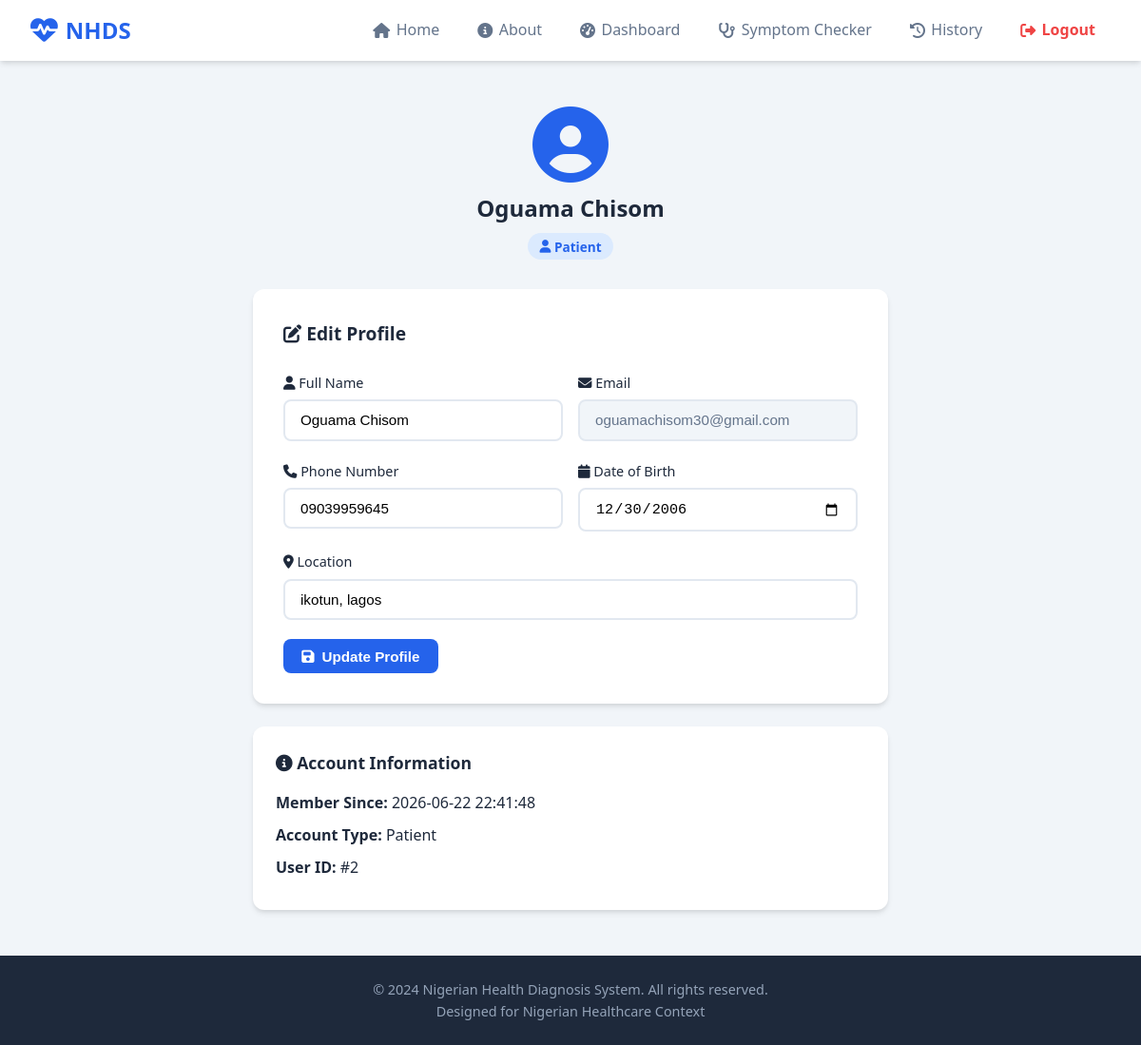
Screenshot of /profile (signed in) with the database file from the repository.
### tables this page shows
CREATE TABLE users (user_id INTEGER PRIMARY KEY AUTOINCREMENT, full_name TEXT NOT NULL, email TEXT UNIQUE NOT NULL, password_hash TEXT NOT NULL, phone_no TEXT, location TEXT, date_of_birth TEXT, user_type TEXT DEFAULT "patient", created_at TIMESTAMP DEFAULT CURRENT_TIMESTAMP);

### app.py (the view, shortened to what this page needs)
@app.route('/profile', methods=['GET', 'POST'])
@login_required
def profile():
    if session.get('user_type') == 'admin':
        return redirect(url_for('admin_dashboard'))
    db = get_db()
    cursor = db.execute('SELECT * FROM users WHERE user_id = ?', (session['user_id'],))
    user = cursor.fetchone()
    return render_template('user/profile.html', user=user)

### app.py (called while the page is built)
def get_db():
    if 'db' not in g:
        g.db = sqlite3.connect(app.config['DATABASE'])
        g.db.row_factory = sqlite3.Row
    return g.db

def login_required(f):
    @wraps(f)
    def decorated_function(*args, **kwargs):
        if 'user_id' not in session:
            flash('Please log in to access this page.', 'warning')
            return redirect(url_for('login'))
        return f(*args, **kwargs)
    return decorated_function

### templates/user/profile.html (shortened to what this page needs)
{% extends "base.html" %}
{% block content %}
<section class="profile-section">
    <div class="profile-header">
        <div class="profile-avatar">
            <i class="fas fa-user-circle"></i>
        </div>
        <h1>{{ user['full_name'] }}</h1>
        <span class="profile-badge"><i class="fas fa-user"></i> Patient</span>
    </div>
    <div class="profile-card">
        <h2><i class="fas fa-edit"></i> Edit Profile</h2>
        <form method="POST" action="{{ url_for('profile') }}" class="profile-form">
            <div class="form-row">
                <div class="form-group">
                    <label><i class="fas fa-user"></i> Full Name</label>
                    <input type="text" name="full_name" value="{{ user['full_name'] }}" required>
                </div>
                <div class="form-group">
                    <label><i class="fas fa-envelope"></i> Email</label>
                    <input type="email" value="{{ user['email'] }}" disabled>
                </div>
            </div>
            <div class="form-row">
                <div class="form-group">
                    <label><i class="fas fa-phone"></i> Phone Number</label>
                    <input type="tel" name="phone_no" value="{{ user['phone_no'] or '' }}" placeholder="+234...">
                </div>
                <div class="form-group">
                    <label><i class="fas fa-calendar"></i> Date of Birth</label>
                    <input type="date" name="date_of_birth" value="{{ user['date_of_birth'] or '' }}">
                </div>
            </div>
            <div class="form-group">
                <label><i class="fas fa-map-marker-alt"></i> Location</label>
                <input type="text" name="location" value="{{ user['location'] or '' }}" placeholder="State/LGA">
            </div>
            <button type="submit" class="btn btn-primary">
                <i class="fas fa-save"></i> Update Profile
            </button>
        </form>
    </div>
    <div class="profile-info">
        <div class="info-card">
            <h3><i class="fas fa-info-circle"></i> Account Information</h3>
            <p><strong>Member Since:</strong> {{ user['created_at'] }}</p>
            <p><strong>Account Type:</strong> Patient</p>
            <p><strong>User ID:</strong> #{{ user['user_id'] }}</p>
        </div>
    </div>
</section>
{% endblock %}

### static/css/style.css (style rules this page uses)
:root { --primary: #2563eb; --primary-dark: #1d4ed8; --primary-light: #dbeafe; --secondary: #64748b; --success: #10b981; --danger: #ef4444; --warning: #f59e0b; --info: #3b82f6; --dark: #1e293b; --light: #f8fafc; --white: #ffffff; --gray-100: #f1f5f9; --gray-200: #e2e8f0; --gray-300: #cbd5e1; --gray-400: #94a3b8; --gray-500: #64748b; --shadow: 0 4px 6px -1px rgba(0,0,0,0.1), 0 2px 4px -1px rgba(0,0,0,0.06); --shadow-lg: 0 10px 15px -3px rgba(0,0,0,0.1), 0 4px 6px -2px rgba(0,0,0,0.05); --radius: 12px; --radius-sm: 8px; --transition: all 0.3s ease; }
* { margin: 0; padding: 0; box-sizing: border-box; }
body { font-family: 'Segoe UI', system-ui, -apple-system, sans-serif; background: var(--gray-100); color: var(--dark); line-height: 1.6; min-height: 100vh; display: flex; flex-direction: column; }
.btn { display: inline-flex; align-items: center; justify-content: center; gap: 0.5rem; padding: 0.6rem 1.2rem; border-radius: var(--radius-sm); border: none; font-size: 0.95rem; font-weight: 600; cursor: pointer; transition: var(--transition); }
.btn-primary { background: var(--primary); color: var(--white); }
.form-row { display: grid; grid-template-columns: 1fr 1fr; gap: 1rem; }
.profile-section { padding: 1rem; max-width: 700px; margin: 0 auto; }
.profile-header { text-align: center; margin-bottom: 2rem; }
.profile-avatar i { font-size: 5rem; color: var(--primary); }
.profile-header h1 { margin: 0.5rem 0; }
.profile-badge { background: var(--primary-light); color: var(--primary); padding: 0.3rem 0.8rem; border-radius: 20px; font-size: 0.85rem; font-weight: 600; }
.profile-card { background: var(--white); padding: 2rem; border-radius: var(--radius); box-shadow: var(--shadow); margin-bottom: 1.5rem; }
.profile-card h2 { font-size: 1.2rem; margin-bottom: 1.5rem; }
.profile-form .form-group { margin-bottom: 1.25rem; }
.profile-form label { display: block; margin-bottom: 0.4rem; font-weight: 500; font-size: 0.9rem; }
.profile-form input { width: 100%; padding: 0.7rem 1rem; border: 2px solid var(--gray-200); border-radius: var(--radius-sm); font-size: 0.95rem; transition: var(--transition); }
.profile-form input:disabled { background: var(--gray-100); color: var(--gray-500); }
.profile-info { display: grid; gap: 1rem; }
.info-card { background: var(--white); padding: 1.5rem; border-radius: var(--radius); box-shadow: var(--shadow); }
.info-card h3 { font-size: 1.1rem; margin-bottom: 1rem; }
.info-card p { margin-bottom: 0.5rem; color: var(--gray-600); }

### rows the page displays
users: full_name "Oguama Chisom", email "oguamachisom30@gmail.com", phone_no "09039959645", date_of_birth "12/30/2006", location "ikotun, lagos", created_at "2026-06-22 22:41:48", user_id "2"
